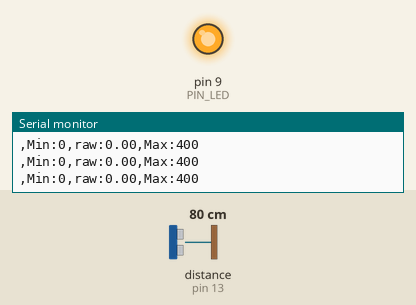
Recording of a sketch running on a simulated Arduino Uno, built with avr-gcc and run on an emulated ATmega328P. Shown: output pins drawn as LEDs (lit = HIGH), the last lines printed to the serial monitor. Wiring (inferred from the names in the program): ultrasonic range finder: trigger pin 12; echo pin 13. The inputs (shaded band) are chosen by the test bench; at power-on: distance to the obstacle (sensor on pin 13) 80 cm. The echo pulse lasts 58.3 µs per cm; pins used as bus, display or sensor lines are not drawn.

Above: at 1.2 s.
1.3 s: distance to the obstacle (sensor on pin 13) set to 22 cm
2.8 s: distance to the obstacle (sensor on pin 13) set to 18 cm
At 3.6 s:
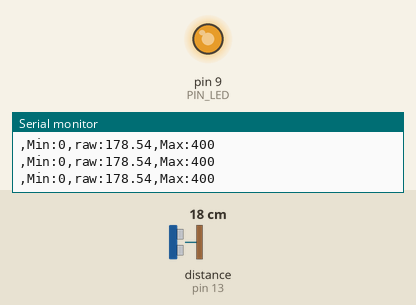
Timing chart, 0 to 5.8 s (numbered marks = the images above; inputs shaded):
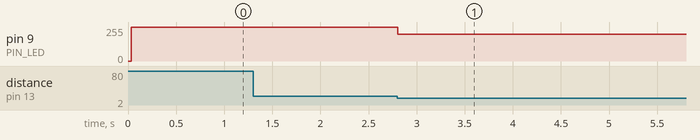

Measured:
- the behaviour switches between 21 and 20 cm on distance to the obstacle (sensor on pin 13) (found by bisection; images 0 and 1)
- after the input at 2.8 s, pin 9 (PIN_LED): 255/255 → 200/255 at once

The sketch:

08_example_3.ino
```cpp
// Arduino pin assignment
#define PIN_LED 9
#define PIN_TRIG 12
#define PIN_ECHO 13

// configurable parameters
#define SND_VEL 346.0 // sound velocity at 24 celsius degree (unit: m/s)
#define INTERVAL 25 // sampling interval (unit: ms)
#define _DIST_MIN 100 // minimum distance to be measured (unit: mm)
#define _DIST_MAX 300 // maximum distance to be measured (unit: mm)

// global variables
float timeout; // unit: us
float dist_min, dist_max, dist_raw; // unit: mm
unsigned long last_sampling_time; // unit: ms
float scale; // used for pulse duration to distance conversion

void setup() {
// initialize GPIO pins
  pinMode(PIN_LED,OUTPUT);
  pinMode(PIN_TRIG,OUTPUT);
  digitalWrite(PIN_TRIG, LOW);
  pinMode(PIN_ECHO,INPUT);

// initialize USS related variables
  dist_min = _DIST_MIN;
  dist_max = _DIST_MAX;
  timeout = (INTERVAL / 2) * 1000.0; // precalculate pulseIn() timeout value. (unit: us)
  dist_raw = 0.0; // raw distance output from USS (unit: mm)
  scale = 0.001 * 0.5 * SND_VEL;

// initialize serial port
  Serial.begin(57600);

// initialize last sampling time
  last_sampling_time = 0;
}

void loop() {
// wait until next sampling time.
// millis() returns the number of milliseconds since the program started. Will overflow after 50 days.
  if(millis() < last_sampling_time + INTERVAL) return;

// get a distance reading from the USS
  dist_raw = USS_measure(PIN_TRIG,PIN_ECHO);

// output the read value to the serial port
  Serial.print(",");
  Serial.print("Min:0,");
  Serial.print("raw:");
  Serial.print(dist_raw);
  Serial.print(",");
  Serial.println("Max:400");

// turn on the LED if the distance is between dist_min and dist_max
  if(dist_raw < dist_min || dist_raw > dist_max) {
    analogWrite(PIN_LED, 255);
  }
  else if(dist_raw >= dist_min && dist_raw < 200) {
    float led_brightness = (dist_raw - 100) * 127/50 + 1;
    analogWrite(PIN_LED, led_brightness);
  }
  else if(dist_raw >= 200 && dist_raw <= dist_max) {
    float led_brightness = 255 - (dist_raw - 100) * 127/50;
    analogWrite(PIN_LED, led_brightness);
  }

// update last sampling time
  last_sampling_time += INTERVAL;
}

// get a distance reading from USS. return value is in millimeter.
float USS_measure(int TRIG, int ECHO)
{
  float reading;
  float save_reading;
  digitalWrite(TRIG, HIGH);
  delayMicroseconds(10);
  digitalWrite(TRIG, LOW);
  reading = pulseIn(ECHO, HIGH, timeout) * scale; // unit: mm
  if(reading >= dist_min && reading <= dist_max) save_reading = reading;
  return save_reading;
  if(reading < dist_min || reading > dist_max) reading = save_reading; // return 0 when out of range.
  return reading;
  // Pulse duration to distance conversion example (target distance = 17.3m)
  // - round trip distance: 34.6m
  // - expected pulse duration: 0.1 sec, or 100,000us
  // - pulseIn(ECHO, HIGH, timeout) * 0.001 * 0.5 * SND_VEL
  //           = 100,000 micro*sec * 0.001 milli/micro * 0.5 * 346 meter/sec
  //           = 100,000 * 0.001 * 0.5 * 346 * micro * sec * milli * meter
  //                                           ----------------------------
  //                                           micro * sec
  //           = 100 * 173 milli*meter = 17,300 mm = 17.3m
  // pulseIn() returns microseconds.
}
```
